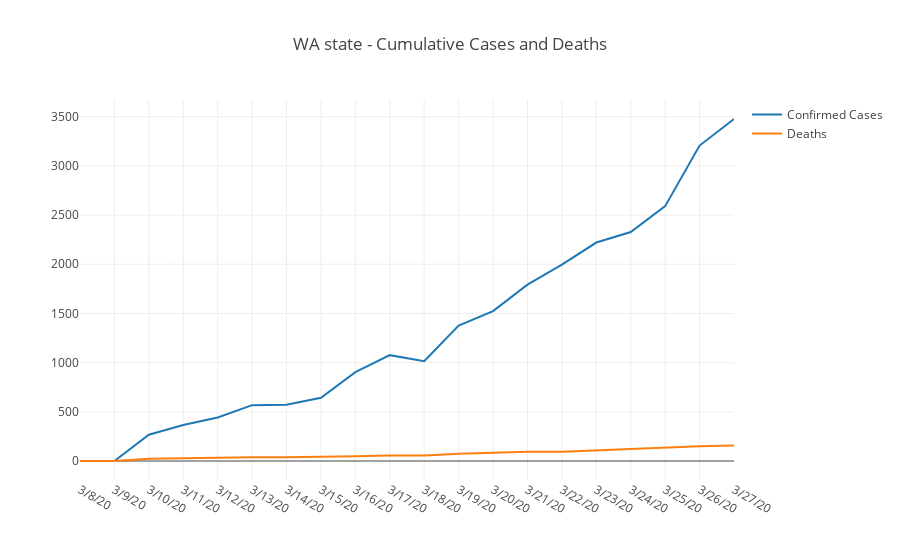

Notebook source saved alongside this figure:
### Code cell
dfWAConfirmed = dfConfirmedUSStates[dfConfirmedUSStates['Province/State'] == 'Washington']
dfWADeaths =  dfDeathsUSStates[dfDeathsUSStates['Province/State'] == 'Washington']

trace1 = go.Scatter(
    x = dfWAConfirmed.columns[50:],
    y = dfWAConfirmed.iloc[0][50:], name = 'Confirmed Cases')

trace2 = go.Scatter(
    x = dfWADeaths.columns[50:],
    y = dfWADeaths.iloc[0][50:], name = 'Deaths')

data = [trace1, trace2]
layout = dict(title = 'WA state - Cumulative Cases and Deaths')

py.iplot(dict(data=data, layout=layout))

dfWAConfirmed[dfWAConfirmed.columns[50:]]
dfWADeaths[dfWAConfirmed.columns[50:]]

### Figure 1 — Plotly figure (JSON) as saved in the notebook; plotly's stock layout.template omitted (floating-point values rounded to 4 significant figures)
{"data": [{"name": "Confirmed Cases", "type": "scatter", "x": ["3/8/20", "3/9/20", "3/10/20", "3/11/20", "3/12/20", "3/13/20", "3/14/20", "3/15/20", "3/16/20", "3/17/20", "3/18/20", "3/19/20", "3/20/20", "3/21/20", "3/22/20", "3/23/20", "3/24/20", "3/25/20", "3/26/20", "3/27/20"], "y": [0, 0, 267, 366, 442, 568, 572, 643, 904, 1076, 1014, 1376, 1524, 1793, 1996, 2221, 2328, 2591, 3207, 3477]}, {"name": "Deaths", "type": "scatter", "x": ["3/8/20", "3/9/20", "3/10/20", "3/11/20", "3/12/20", "3/13/20", "3/14/20", "3/15/20", "3/16/20", "3/17/20", "3/18/20", "3/19/20", "3/20/20", "3/21/20", "3/22/20", "3/23/20", "3/24/20", "3/25/20", "3/26/20", "3/27/20"], "y": [0, 0, 23, 29, 31, 37, 37, 40, 48, 55, 55, 74, 83, 94, 95, 109, 116, 133, 150, 157]}], "layout": {"title": "WA state - Cumulative Cases and Deaths"}}
